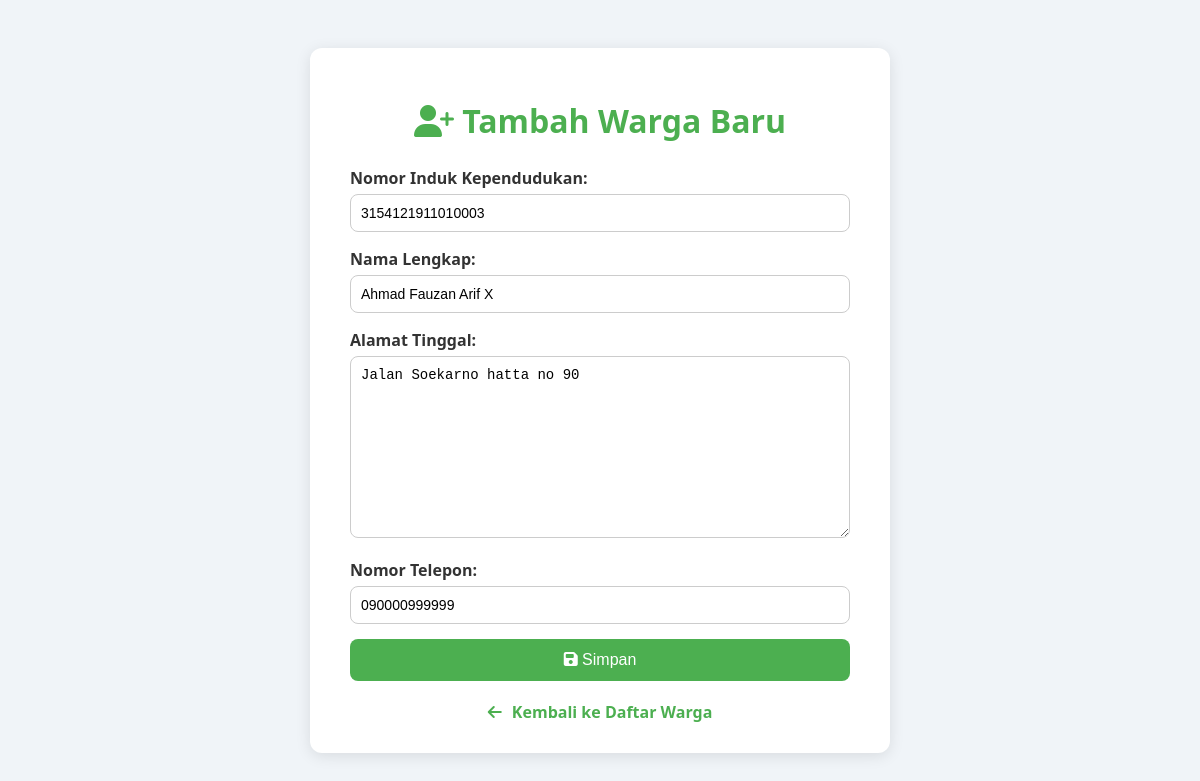
Screenshot of /warga/1/edit/ with the database file from the repository.
### warga/models.py (models this page shows, shortened)
class Warga(models.Model):
    nik = models.CharField(max_length = 16, unique = True, verbose_name = "Nomor Induk Kependudukan")
    nama_lengkap = models.CharField(max_length = 100, verbose_name = "Nama Lengkap")
    alamat = models.TextField(verbose_name = "Alamat Tinggal")
    no_telepon = models.CharField(max_length = 15, blank = True, verbose_name = "Nomor Telepon")
    tanggal_registrasi = models.DateTimeField(auto_now_add = True)

### warga/views.py (the view)
# urls.py: path('<int:pk>/edit/', WargaUpdateView.as_view(), name='warga-edit'), # URL untuk edit
class WargaUpdateView(UpdateView):
    model = Warga
    form_class = WargaForm
    template_name = 'warga/warga_form.html' # Kita pakai template yang sama
    success_url = reverse_lazy('warga-list')

### warga/forms.py
class WargaForm(forms.ModelForm):
    class Meta:
        model = Warga
        fields = ['nik', 'nama_lengkap', 'alamat', 'no_telepon']

### warga/templates/warga/warga_form.html (shortened to what this page needs)
<!DOCTYPE html>
<html lang="id">
<head>
    <link rel="stylesheet" href="https://cdnjs.cloudflare.com/ajax/libs/font-awesome/6.5.0/css/all.min.css" />
</head>
<body>
    <div class="form-container">
        <h1><i class="fa-solid fa-user-plus"></i> Tambah Warga Baru</h1>
        <form method="post">
            {{ form.as_p }}
            <button type="submit"><i class="fa-solid fa-save"></i> Simpan</button>
        </form>
        <a href="{% url 'warga-list' %}" class="back-link">
            <i class="fa-solid fa-arrow-left"></i> Kembali ke Daftar Warga
        </a>
    </div>
</body>
</html>

### warga/templates/warga/warga_form.html (style rules this page uses)
body { font-family: "Segoe UI", Tahoma, Geneva, Verdana, sans-serif; background-color: #f0f4f8; padding: 40px; }
.form-container { max-width: 500px; margin: auto; background: #fff; padding: 30px 40px; border-radius: 12px; box-shadow: 0 3px 15px rgba(0,0,0,0.1); }
h1 { text-align: center; color: #4CAF50; margin-bottom: 25px; }
form p { margin-bottom: 15px; }
label { font-weight: 600; color: #333; }
input, select, textarea { width: 100%; padding: 10px; border-radius: 8px; border: 1px solid #ccc; margin-top: 5px; box-sizing: border-box; font-size: 14px; }
button { background-color: #4CAF50; color: white; border: none; padding: 12px 20px; border-radius: 8px; font-size: 16px; cursor: pointer; width: 100%; transition: 0.3s ease; }
.back-link { display: block; text-align: center; margin-top: 20px; text-decoration: none; color: #4CAF50; font-weight: bold; }
.back-link i { margin-right: 6px; }

### rows the page displays
Warga: nik "3154121911010003", nama_lengkap "Ahmad Fauzan Arif X", alamat "Jalan Soekarno hatta no 90", no_telepon "090000999999"
